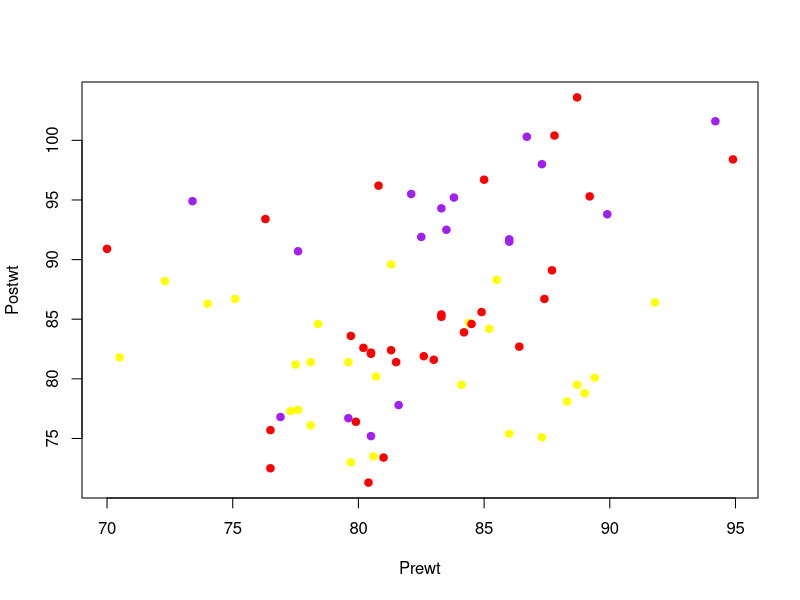
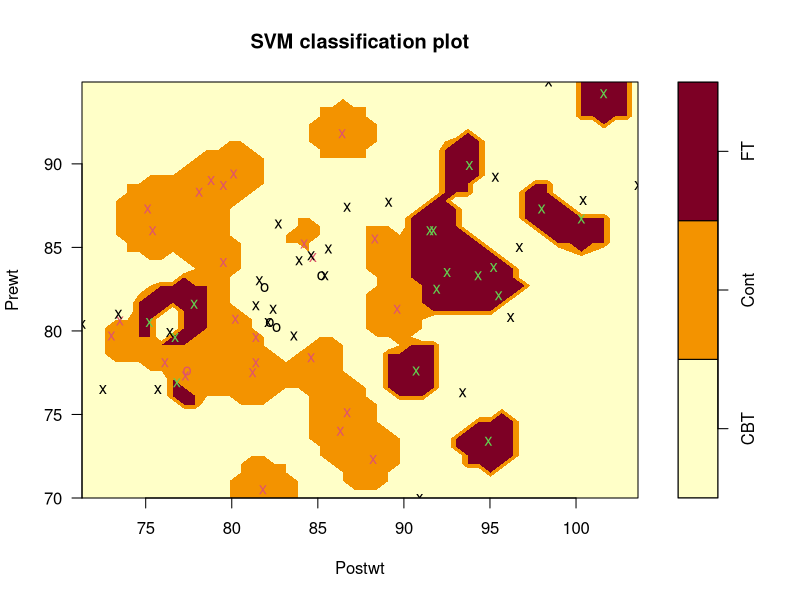

The R script that drew these images, in order:
library(MASS)
library(e1071)

?anorexia
# The anorexia data frame has 72 rows and 3 columns. 
# Weight change data for young female anorexia patients.

set.seed(1)
summary(anorexia)

train = sample(c(TRUE, FALSE), 50, rep=T) # for 50 obsevations
svm.fit=svm(Treat~., data=anorexia[train,], kernel="linear", cost=10, scale=FALSE)
summary(svm.fit)

# 31 support vectors for this 50 observations are too much.
# I need to choose cost wisely by cross-validation

set.seed(2)
cv.outcome = tune(svm, Treat~., data=anorexia[train,], kernel="polynomial",
                  ranges = list(cost=c(.001, .01, .1, 1, 10, 100,1000), degree=c(1,2,3,4)))
summary(cv.outcome)
best.svm = cv.outcome$best.model
# so here our best.model is cost=100 and degree=3
ypred = predict(best.svm, anorexia[!train,])
table(predict = ypred, truth=anorexia$Treat[!train])
# error rate
mean(ypred!=anorexia$Treat[!train])
# well, not good at all

# non-linear SVM
# let's try something like radial kernel
set.seed(3)
cv.outcome = tune(svm, Treat~., data=anorexia[train,], kernel="radial",
                  ranges = list(cost=c(.001, .01, .1, 1, 10, 100,1000)))
summary(cv.outcome)
# well the best cost is 100
ypred = predict(cv.outcome$best.model, anorexia[!train,])
table(predict=ypred, truth=anorexia$Treat[!train])
mean(ypred!=anorexia$Treat[!train])
# improve a bit but not much

contrasts(anorexia$Treat)
color = ifelse(anorexia$Treat=="CBT", "red", ifelse(anorexia$Treat=="Cont", "yellow", "purple"))
plot(anorexia[,-1], col=color, pch=19)
summary(svm.fit)
# Now I need to fit the whole dataset
svm.fit = svm(Treat~., data=anorexia, cost=10, kernel="radial", scale=FALSE)
plot(svm.fit, anorexia)
# well we can see that they are everywhere, not clearly separated

